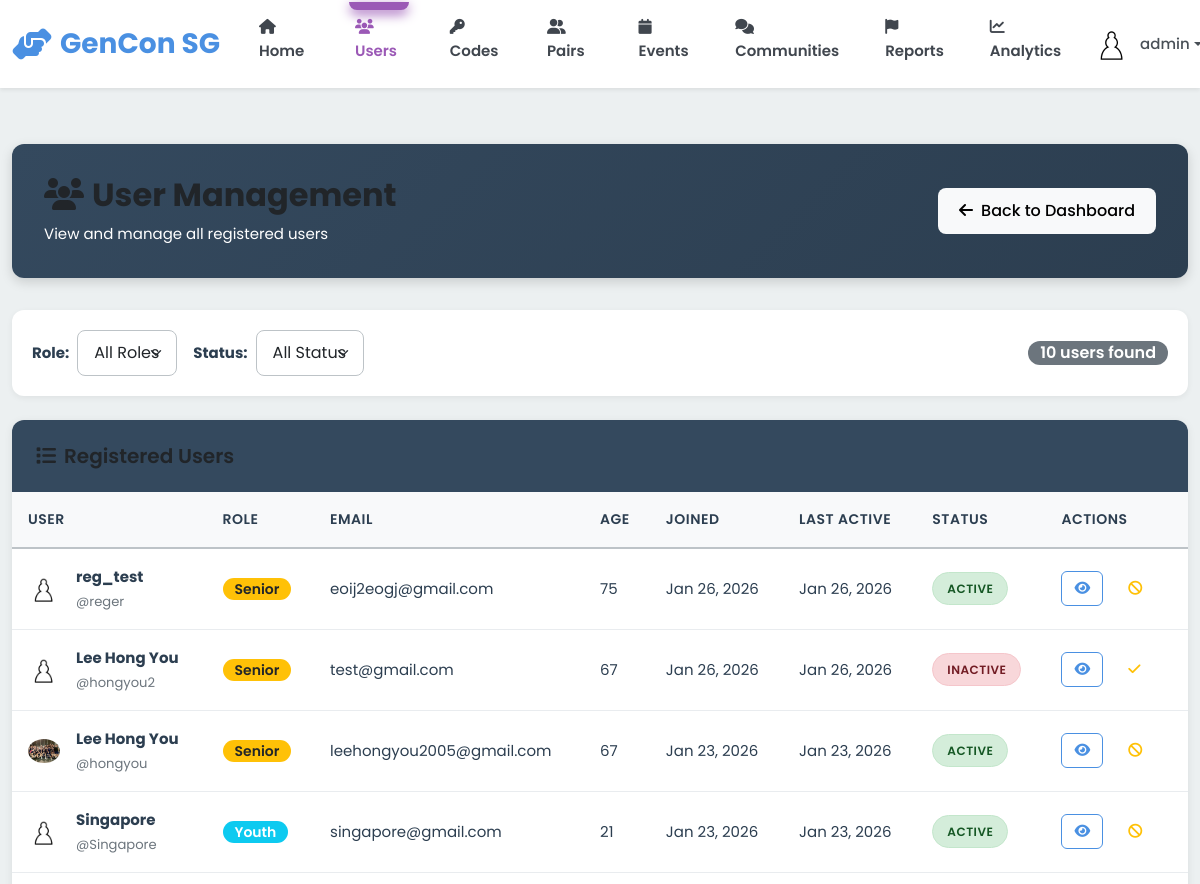
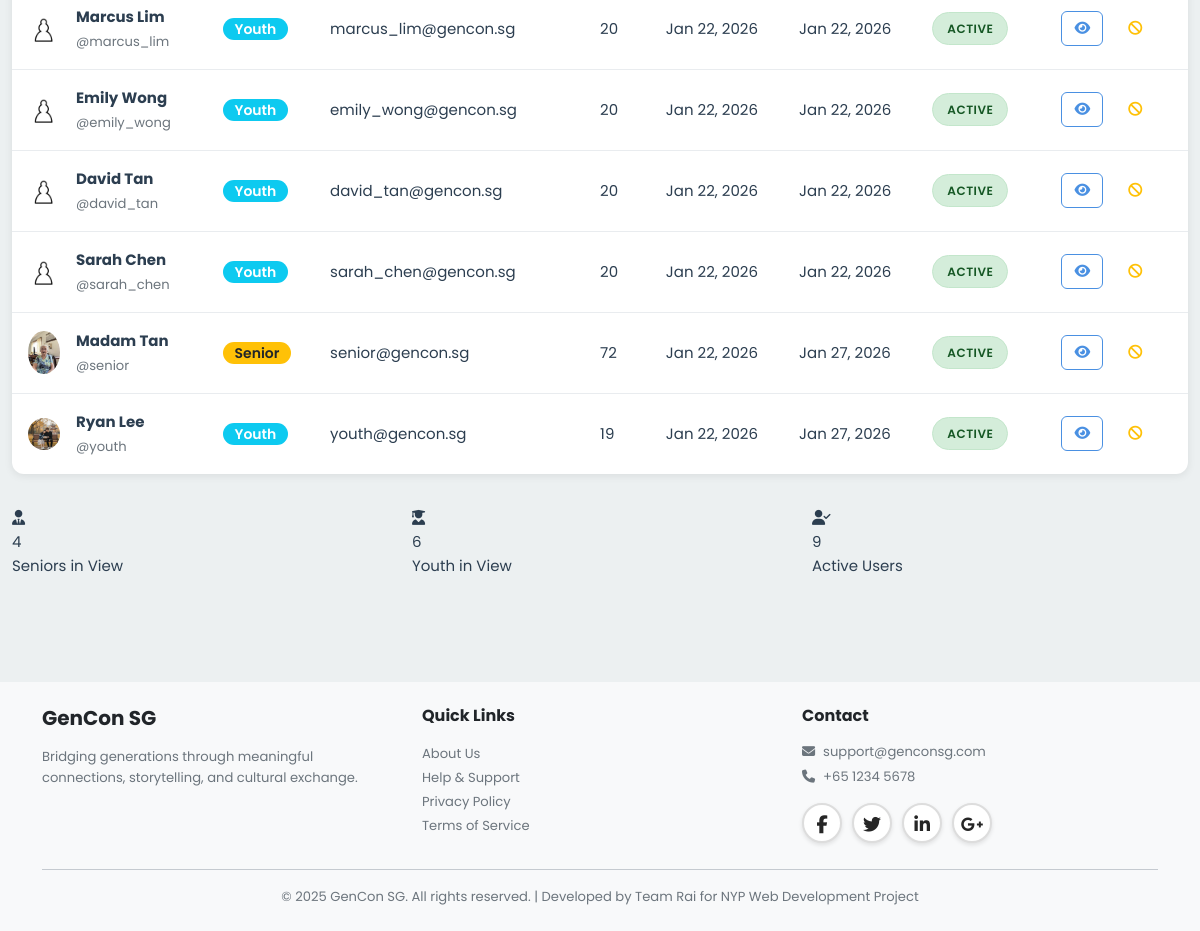
Page /admin/users (signed in) on the committed database (2 pictures, top to bottom).
### models.py (models this page shows, shortened)
class User(db.Model):
    __tablename__ = 'users'
    id = db.Column(db.Integer, primary_key=True)
    username = db.Column(db.String(80), unique=True, nullable=False, index=True)
    password_hash = db.Column(db.String(255), nullable=False)
    email = db.Column(db.String(120), unique=True, nullable=False, index=True)
    full_name = db.Column(db.String(120), nullable=False)
    phone = db.Column(db.String(20))
    age = db.Column(db.Integer, nullable=False)
    bio = db.Column(db.Text)  # User biography
    school = db.Column(db.String(255))  # School or organization for youth
    role = db.Column(db.String(20), nullable=False)  # 'senior', 'youth', or 'admin'
    elo = db.Column(db.Integer, default=1200) # Default ELO rating
    profile_picture = db.Column(db.String(255), default='images/default-avatar.png')
    disable_reason = db.Column(db.Text)
    interests_json = db.Column(db.Text)  # Stores interests as JSON array
    languages_json = db.Column(db.Text)  # Stores languages as JSON array
    accessibility_settings_json = db.Column(db.Text)  # Stores settings as JSON object
    created_at = db.Column(db.DateTime, default=datetime.utcnow, nullable=False)
    last_active = db.Column(db.DateTime, default=datetime.utcnow, nullable=False)
    is_active = db.Column(db.Boolean, default=True)
    stories = db.relationship('Story', back_populates='user', lazy='dynamic')
    sent_messages = db.relationship('Message', foreign_keys='Message.sender_id',
                                   back_populates='sender', lazy='dynamic')
    received_messages = db.relationship('Message', foreign_keys='Message.recipient_id',
                                       back_populates='recipient', lazy='dynamic')
    senior_pairs = db.relationship('Pair', foreign_keys='Pair.senior_id',
                                   back_populates='senior', lazy='dynamic')
    youth_pairs = db.relationship('Pair', foreign_keys='Pair.youth_id',
                                 back_populates='youth', lazy='dynamic')
    streak = db.relationship('Streak', back_populates='user', uselist=False)
    badges = db.relationship('Badge', back_populates='user', lazy='dynamic')
    checkins = db.relationship('Checkin', back_populates='user', lazy='dynamic')
    @property
    def interests(self):
        """Get interests as Python list from JSON string."""
        if self.interests_json:
            return json.loads(self.interests_json)
        return []
    @interests.setter
    def interests(self, value):
        """Set interests from Python list, store as JSON string."""
        self.interests_json = json.dumps(value)
    @property
    def languages(self):
        """Get languages as Python list from JSON string."""
        if self.languages_json:
            return json.loads(self.languages_json)
        return []
    @languages.setter
    def languages(self, value):
        """Set languages from Python list, store as JSON string."""
        self.languages_json = json.dumps(value)
    @property
    def accessibility_settings(self):
        """Get accessibility settings as Python dict from JSON string."""
        if self.accessibility_settings_json:
            return json.loads(self.accessibility_settings_json)
        return {}

### blueprints/admin.py (the view)
@admin_bp.route('/users')
@admin_required
def users():
    role_filter = request.args.get('role', 'all')
    status_filter = request.args.get('status', 'all')
    query = User.query.filter(User.role != 'admin')
    if role_filter != 'all':
        query = query.filter_by(role=role_filter)
    if status_filter == 'active':
        query = query.filter_by(is_active=True)
    elif status_filter == 'inactive':
        query = query.filter_by(is_active=False)
    users = query.order_by(User.created_at.desc()).all()
    return render_template('admin/users.html',
                         users=users,
                         role_filter=role_filter,
                         status_filter=status_filter)

### templates/admin/users.html (shortened to what this page needs)
{% extends "base.html" %}
{% block extra_css %}
<link rel="stylesheet" href="{{ url_for('static', filename='css/admin.css') }}">
{% endblock %}
{% block content %}
<div class="container-fluid py-4">
    <div class="admin-header">
        <div class="d-flex justify-content-between align-items-center">
            <div>
                <h1><i class="fas fa-users me-2"></i>User Management</h1>
                <p class="mb-0">View and manage all registered users</p>
            </div>
            <a href="{{ url_for('admin.dashboard') }}" class="btn btn-light">
                <i class="fas fa-arrow-left me-2"></i>Back to Dashboard
            </a>
        </div>
    </div>
    <div class="filter-bar">
        <form method="GET" class="d-flex gap-3 flex-wrap align-items-center w-100">
            <div class="d-flex align-items-center gap-2">
                <label for="role" class="fw-bold text-nowrap">Role:</label>
                <select name="role" id="role" class="form-select" onchange="this.form.submit()">
                    <option value="all" {% if role_filter == 'all' %}selected{% endif %}>All Roles</option>
                </select>
            </div>
            <div class="d-flex align-items-center gap-2">
                <label for="status" class="fw-bold text-nowrap">Status:</label>
                <select name="status" id="status" class="form-select" onchange="this.form.submit()">
                    <option value="all" {% if status_filter == 'all' %}selected{% endif %}>All Status</option>
                </select>
            </div>
            <div class="ms-auto">
                <span class="badge bg-secondary fs-6">{{ users|length }} users found</span>
            </div>
        </form>
    </div>
    <div class="data-table-container">
        <div class="table-header">
            <h3><i class="fas fa-list me-2"></i>Registered Users</h3>
        </div>
        {% if users %}
        <table class="data-table">
            <thead>
                <tr>
                    <th>User</th>
                    <th>Role</th>
                    <th>Email</th>
                    <th>Age</th>
                    <th>Joined</th>
                    <th>Last Active</th>
                    <th>Status</th>
                    <th>Actions</th>
                </tr>
            </thead>
            <tbody>
                {% for user in users %}
                <tr>
                    <td>
                        <div class="d-flex align-items-center gap-2">
                                    <img src="{{ url_for('static', filename=user.profile_picture|fix_pfp) }}"
                                         alt="{{ user.username }}"
                                         class="rounded-circle me-2"
                                         width="32" height="32"
                                         style="object-fit: cover;">
                            <div>
                                <div class="fw-bold">{{ user.full_name }}</div>
                                <small class="text-muted">@{{ user.username }}</small>
                            </div>
                        </div>
                    </td>
                    <td>
                        <span class="badge {% if user.role == 'senior' %}bg-warning text-dark{% else %}bg-info{% endif %}">
                            {{ user.role|capitalize }}
                        </span>
                    </td>
                    <td>{{ user.email }}</td>
                    <td>{{ user.age }}</td>
                    <td>{{ user.created_at|format_date('%b %d, %Y') }}</td>
                    <td>{{ user.last_active|format_date('%b %d, %Y') }}</td>
                    <td>
                        {% if user.is_active %}
                        <span class="status-badge active">Active</span>
                        {% else %}
                        <span class="status-badge inactive">Inactive</span>
                        {% endif %}
                    </td>
                    <td>
                        <div class="d-flex gap-1">
                            <a href="{{ url_for('admin.user_detail', user_id=user.id) }}"
                               class="btn btn-sm btn-outline-primary table-action-btn"
                               title="View Details">
                                <i class="fas fa-eye"></i>
                            </a>
                            <form action="{{ url_for('admin.toggle_user_status', user_id=user.id) }}" method="POST" class="d-inline">
                                <button type="submit" class="btn btn-sm btn-outline-warning table-action-btn"
                                        title="{{ 'Deactivate' if user.is_active else 'Activate' }} User">
                                    <i class="fas {{ 'fa-ban' if user.is_active else 'fa-check' }}"></i>
                                </button>
                            </form>
                        </div>
                    </td>
                </tr>
                {% endfor %}
            </tbody>
        </table>
        {% else %}
        <div class="text-center py-5">
            <i class="fas fa-users fa-3x text-muted mb-3"></i>
            <h5 class="text-muted">No users found</h5>
            <p class="text-muted">Try adjusting your filters</p>
        </div>
        {% endif %}
    </div>
    <div class="row mt-4">
        <div class="col-md-4">
            <div class="stat-card seniors">
                <div class="stat-icon"><i class="fas fa-user-tie"></i></div>
                <div class="stat-value">{{ users|selectattr('role', 'equalto', 'senior')|list|length }}</div>
                <div class="stat-label">Seniors in View</div>
            </div>
        </div>
        <div class="col-md-4">
            <div class="stat-card youth">
                <div class="stat-icon"><i class="fas fa-user-graduate"></i></div>
                <div class="stat-value">{{ users|selectattr('role', 'equalto', 'youth')|list|length }}</div>
                <div class="stat-label">Youth in View</div>
            </div>
        </div>
        <div class="col-md-4">
            <div class="stat-card">
                <div class="stat-icon"><i class="fas fa-user-check"></i></div>
                <div class="stat-value">{{ users|selectattr('is_active')|list|length }}</div>
                <div class="stat-label">Active Users</div>
            </div>
        </div>
    </div>
</div>
{% endblock %}

### rows in the picture
User: profile_picture (placeholder picture), full_name "reg_test", username "reger", role "Senior", email "eoij2eogj@gmail.com", age "75", created_at "Jan 26, 2026", last_active "Jan 26, 2026", is_active "ACTIVE"
User: profile_picture (placeholder picture), full_name "Lee Hong You", username "hongyou2", role "Senior", email "test@gmail.com", age "67", created_at "Jan 26, 2026", last_active "Jan 26, 2026", is_active "INACTIVE"
User: profile_picture (picture), full_name "Lee Hong You", username "hongyou", role "Senior", email "leehongyou2005@gmail.com", age "67", created_at "Jan 23, 2026", last_active "Jan 23, 2026", is_active "ACTIVE"
User: profile_picture (placeholder picture), full_name "Singapore", username "Singapore", role "Youth", email "singapore@gmail.com", age "21", created_at "Jan 23, 2026", last_active "Jan 23, 2026", is_active "ACTIVE"
User: profile_picture (placeholder picture), full_name "Marcus Lim", username "marcus_lim", role "Youth", email "marcus_lim@gencon.sg", age "20", created_at "Jan 22, 2026", last_active "Jan 22, 2026", is_active "ACTIVE"
User: profile_picture (placeholder picture), full_name "Emily Wong", username "emily_wong", role "Youth", email "emily_wong@gencon.sg", age "20", created_at "Jan 22, 2026", last_active "Jan 22, 2026", is_active "ACTIVE"
User: profile_picture (placeholder picture), full_name "David Tan", username "david_tan", role "Youth", email "david_tan@gencon.sg", age "20", created_at "Jan 22, 2026", last_active "Jan 22, 2026", is_active "ACTIVE"
User: profile_picture (placeholder picture), full_name "Sarah Chen", username "sarah_chen", role "Youth", email "sarah_chen@gencon.sg", age "20", created_at "Jan 22, 2026", last_active "Jan 22, 2026", is_active "ACTIVE"
User: profile_picture (picture), full_name "Madam Tan", username "senior", role "Senior", email "senior@gencon.sg", age "72", created_at "Jan 22, 2026", last_active "Jan 27, 2026", is_active "ACTIVE"
User: profile_picture (picture), full_name "Ryan Lee", username "youth", role "Youth", email "youth@gencon.sg", age "19", created_at "Jan 22, 2026", last_active "Jan 27, 2026", is_active "ACTIVE"

### other values in the picture
{{ session.username }} "admin"
{{ users|length }} "10"
{{ users|selectattr('role', 'equalto', 'senior')|list|length }} "4"
{{ users|selectattr('role', 'equalto', 'youth')|list|length }} "6"
{{ users|selectattr('is_active')|list|length }} "9"
